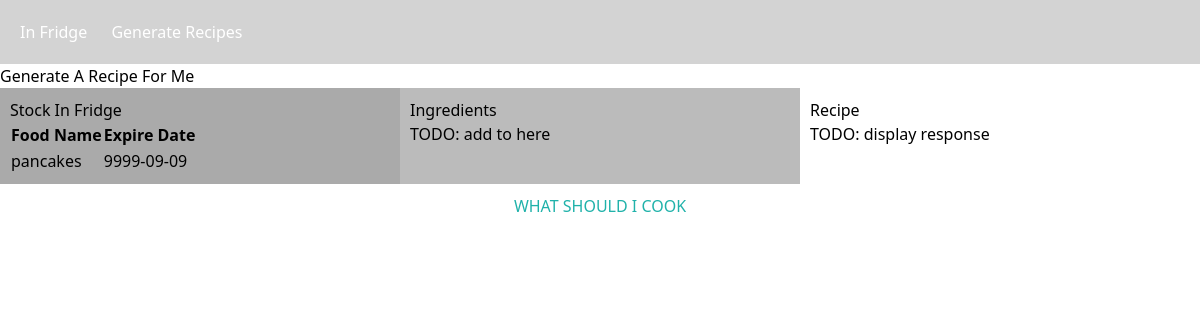
The page /recipes (signed in) on the database as committed earlier.
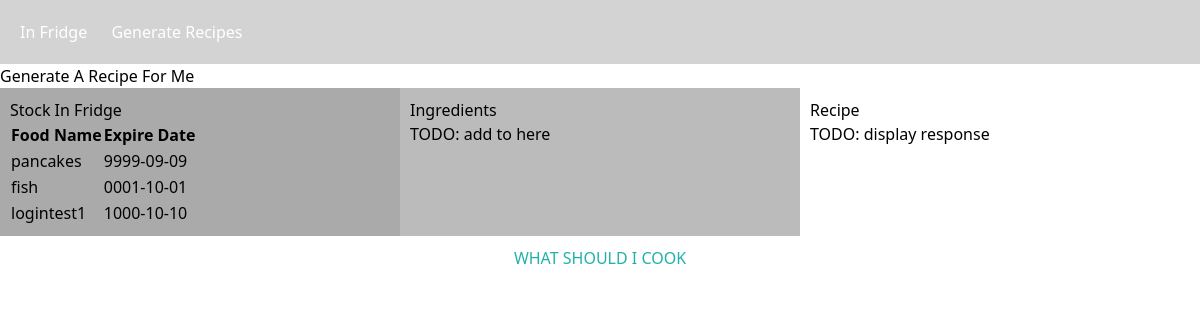
The same page on the database as committed later.
### main1.py (models this page shows, shortened)
class Stock(db.Model):  # Represents a food table storing all the food and expiration dates, each associated with a user id
    id = db.Column(db.Integer, primary_key=True)
    user_id = db.Column(db.Integer, nullable=False)
    food_name = db.Column(db.String(100), nullable=False)
    expiration_date = db.Column(db.Date, nullable=False)

### main1.py (the view)
@app.route("/recipes")
def recipes():
  return render_template('recipes.html', stock_query=query_stock(current_user.id))

### main1.py (called while the page is built)
@login_manager.user_loader
def load_user(user_id):
    return User.query.get(user_id)

def query_stock(user_id):
    result = db.session.execute(db.select(Stock.food_name, Stock.expiration_date).where(Stock.user_id == user_id)).all()
    return result

### templates/recipes.html
{% extends "layout.html" %}
{% block content %}
<h1>Generate A Recipe For Me</h1>
<div class="row">
    <div class="column" style="background-color:#aaa;">
        <h2>Stock In Fridge</h2>
        <table>
            <tr>
                <th>Food Name</th>
                <th>Expire Date</th>
                <th></th>
              </tr>
                {% for f in stock_query%}
                <tr>
                    <td>{{f[0]}}</td>
                    <td>{{f[1]}}</td>
                </tr>
                {% endfor %}
          </table>
    </div>
    <div class="column" style="background-color:#bbb;">
        <h2>Ingredients</h2>
        <p>TODO: add to here</p>
    </div>
    <div class="column" style="background-color:#fff;">
        <h2>Recipe</h2>
        <p>TODO: display response</p>
    </div>
</div>
<div class="center">
    <button class="btn">
        WHAT SHOULD I COOK
    </button>
</div>
{% endblock content%}

Rows that differ between the two databases and show on the page:
added Stock: food_name "fish", expiration_date "0001-10-01"
added Stock: food_name "logintest1", expiration_date "1000-10-10"
